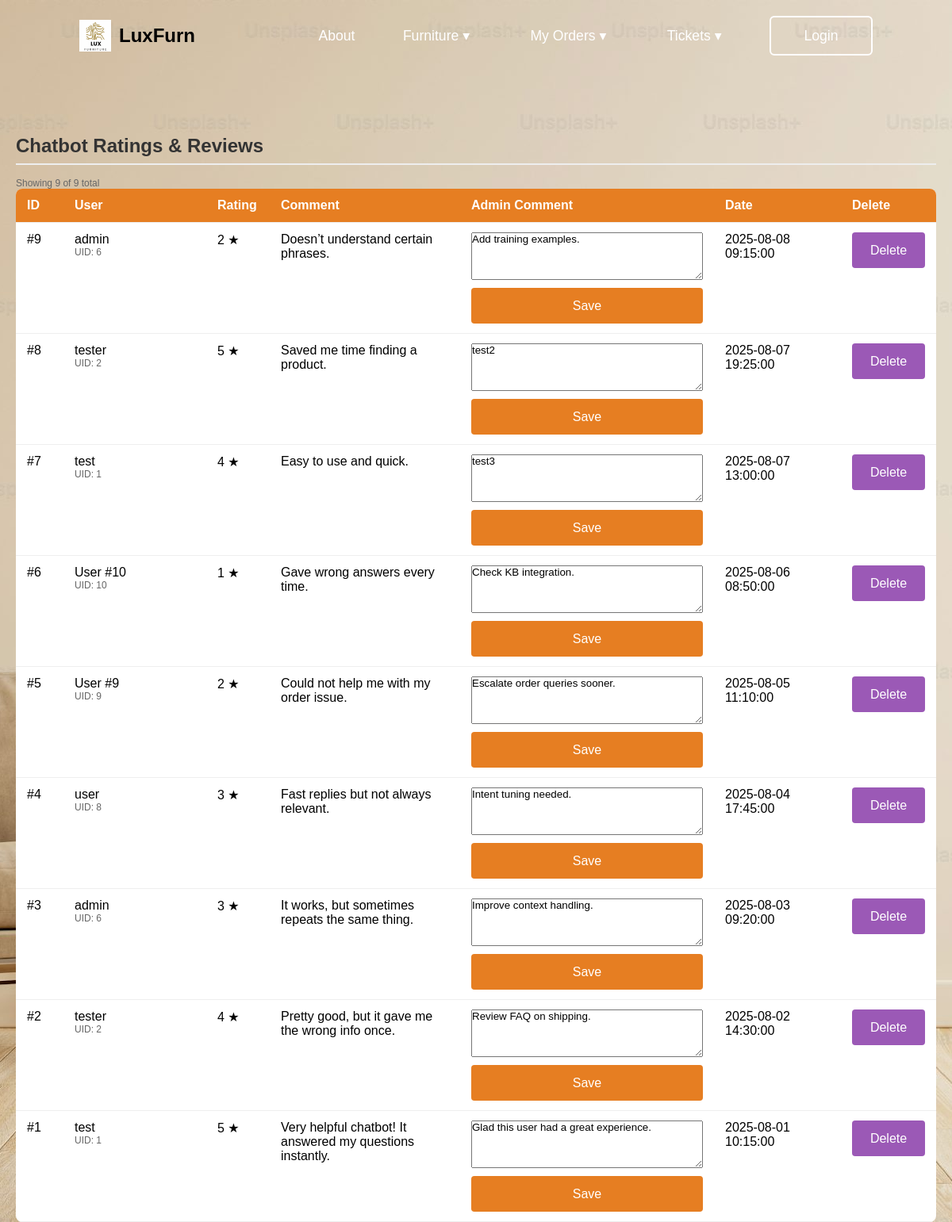
Screenshot of /Src/Boundary/Admin/AdminRatingandReviewsUI.php with the database file from the repository.
### tables this page shows
CREATE TABLE `chatbot_reviews` (
  `reviewID` int(11) NOT NULL,
  `user_id` int(11) NOT NULL,
  `rating` tinyint(4) NOT NULL CHECK (`rating` between 1 and 5),
  `comment` text NOT NULL,
  `admin_comment` text DEFAULT NULL,
  `created_at` datetime NOT NULL DEFAULT current_timestamp()
);

### Src/Entities/Chatbot_Reviews.php (called while the page is built, shortened)
<?php
require_once dirname(__DIR__) . '/db_connect.php';
class Chatbot_Reviews
{
    public static function countAll(): int
    {
        global $conn;
        $res = $conn->query("SELECT COUNT(*) AS c FROM chatbot_reviews");
        $row = $res->fetch_assoc();
        return (int)$row['c'];
    }
    public static function list(int $page = 1, int $perPage = 10): array
    {
        global $conn;
        $offset = max(0, ($page - 1) * $perPage);
        $sql = "
            SELECT cr.*, COALESCE(u.username, CONCAT('User #', cr.user_id)) AS username
            FROM chatbot_reviews cr
            LEFT JOIN users u ON u.id = cr.user_id
            ORDER BY cr.created_at DESC
            LIMIT ? OFFSET ?
        ";
        $stmt = $conn->prepare($sql);
        $stmt->bind_param('ii', $perPage, $offset);
        $stmt->execute();
        $rows = $stmt->get_result()->fetch_all(MYSQLI_ASSOC);
        return $rows;
    }
}

### Src/Controllers/Admin/AdminRatingandReviewsCtrl.php (called while the page is built, shortened)
<?php
require_once dirname(__DIR__, 2) . '/Entities/Chatbot_Reviews.php';
class AdminRatingandReivewsCtrl
{
    public function list(int $page = 1, int $perPage = 10): array
    {
        $rows  = Chatbot_Reviews::list($page, $perPage);
        $total = Chatbot_Reviews::countAll();
        return [$rows, $total];
    }
}

### Src/Boundary/Admin/AdminRatingandReviewsUI.php (the view, shortened to what this page needs)
<?php
include '../../header.php';
require_once dirname(__DIR__, 2) . '/Controllers/Admin/AdminRatingandReviewsCtrl.php';
$page    = max(1, (int)($_GET['page'] ?? 1));
$perPage = 10;
$ctrl = new AdminRatingandReivewsCtrl();
[$reviews, $totalRows] = $ctrl->list($page, $perPage);
?>
<!DOCTYPE html>
<html lang="en">
<head>
    <link rel="stylesheet" href="../../CSS/style.css">
</head>
<body>
<div class="page">
    <h1 class="title">Chatbot Ratings & Reviews</h1>
    <div class="meta">Showing <?= count($reviews) ?> of <?= (int)$totalRows ?> total</div>
    <table>
        <thead>
            <tr>
                <th style="width:60px;">ID</th>
                <th style="width:180px;">User</th>
                <th style="width:80px;">Rating</th>
                <th>Comment</th>
                <th style="width:320px;">Admin Comment</th>
                <th style="width:160px;">Date</th>
                <th style="width:120px;">Delete</th>
            </tr>
        </thead>
        <tbody>
        <?php if (!$reviews): ?>
            <tr><td colspan="7" style="text-align:center;color:#666;">No reviews found.</td></tr>
        <?php else: foreach ($reviews as $r): ?>
            <tr>
                <td>#<?= (int)$r['reviewID'] ?></td>
                <td><?= htmlspecialchars($r['username'] ?? ('User #' . (int)$r['user_id'])) ?>
                    <div class="meta">UID: <?= (int)$r['user_id'] ?></div>
                </td>
                <td><?= (int)$r['rating'] ?> ★</td>
                <td><?= nl2br(htmlspecialchars($r['comment'])) ?></td>
                <td>
                    <form method="post" action="../../Controllers/Admin/AdminRatingandReviewsCtrl.php">
                        <textarea name="admin_comment"><?= htmlspecialchars($r['admin_comment'] ?? '') ?></textarea>
                        <div style="margin-top:6px;">
                            <button type="submit" class="btn btn-primary">Save</button>
                        </div>
                    </form>
                </td>
                <td><?= htmlspecialchars($r['created_at']) ?></td>
                <td>
                    <form method="post" action="../../Controllers/Admin/AdminRatingandReviewsCtrl.php" onsubmit="return confirm('Delete this review?');">
                        <button type="submit" class="btn btn-secondary">Delete</button>
                    </form>
                </td>
            </tr>
        <?php endforeach; endif; ?>
        </tbody>
    </table>
</div>
</body>
</html>

### Src/CSS/style.css (style rules this page uses)
html, * { margin: 0; padding: 0; box-sizing: border-box; font-family: 'Poppins', sans-serif; }
body { display: flex; flex-direction: column; justify-content: center; align-items: center; min-height: -50px; background: url(../img/L.jpg) no-repeat center center; background-size: cover; background-attachment: fixed; margin: 0; padding: 0; }
.btn { width: 100%; height: 45px; background: black; border:none; outline:none; border-radius: 6px; cursor: pointer; font-size:1em; color:white; font-weight: 500; text-decoration: none; display: flex; justify-content: center; align-items: center; }

### Src/Boundary/Admin/AdminRatingandReviewsUI.php (style rules this page uses)
.page { margin-top:140px; max-width:1200px; padding:0 20px; margin-left:auto; margin-right:auto; }
.title { font-size:24px; margin:30px 0 16px; border-bottom:2px solid #eee; padding-bottom:8px; color:#333; }
table { width:100%; border-collapse:collapse; background:#fff; border-radius:8px; overflow:hidden; }
th, td { padding:12px 14px; border-bottom:1px solid #eee; text-align:left; vertical-align:top; }
th { background:#e67e22; color:#fff; }
.meta { color:#666; font-size:12px; }
textarea { width:100%; min-height:60px; resize:vertical; }
.btn { padding:6px 10px; border:none; border-radius:4px; cursor:pointer; }
.btn-primary { background:#e67e22; color:#fff; }
.btn-secondary { background:#9b59b6; color:#fff; }

### rows the page displays
chatbot_reviews: reviewID "9", username "admin", user "6", rating "2", comment "Doesn’t understand certain phrases.", admin_comment "Add training examples.", created_at "2025-08-08 09:15:00"
chatbot_reviews: reviewID "8", username "tester", user "2", rating "5", comment "Saved me time finding a product.", admin_comment "test2", created_at "2025-08-07 19:25:00"
chatbot_reviews: reviewID "7", username "test", user "1", rating "4", comment "Easy to use and quick.", admin_comment "test3", created_at "2025-08-07 13:00:00"
chatbot_reviews: reviewID "6", username "User #10", user "10", rating "1", comment "Gave wrong answers every time.", admin_comment "Check KB integration.", created_at "2025-08-06 08:50:00"
chatbot_reviews: reviewID "5", username "User #9", user "9", rating "2", comment "Could not help me with my order issue.", admin_comment "Escalate order queries sooner.", created_at "2025-08-05 11:10:00"
chatbot_reviews: reviewID "4", username "user", user "8", rating "3", comment "Fast replies but not always relevant.", admin_comment "Intent tuning needed.", created_at "2025-08-04 17:45:00"
chatbot_reviews: reviewID "3", username "admin", user "6", rating "3", comment "It works, but sometimes repeats the same thing.", admin_comment "Improve context handling.", created_at "2025-08-03 09:20:00"
chatbot_reviews: reviewID "2", username "tester", user "2", rating "4", comment "Pretty good, but it gave me the wrong info once.", admin_comment "Review FAQ on shipping.", created_at "2025-08-02 14:30:00"
chatbot_reviews: reviewID "1", username "test", user "1", rating "5", comment "Very helpful chatbot! It answered my questions instantly.", admin_comment "Glad this user had a great experience.", created_at "2025-08-01 10:15:00"

### other values shown
count($reviews) "9"
$totalRows "9"
